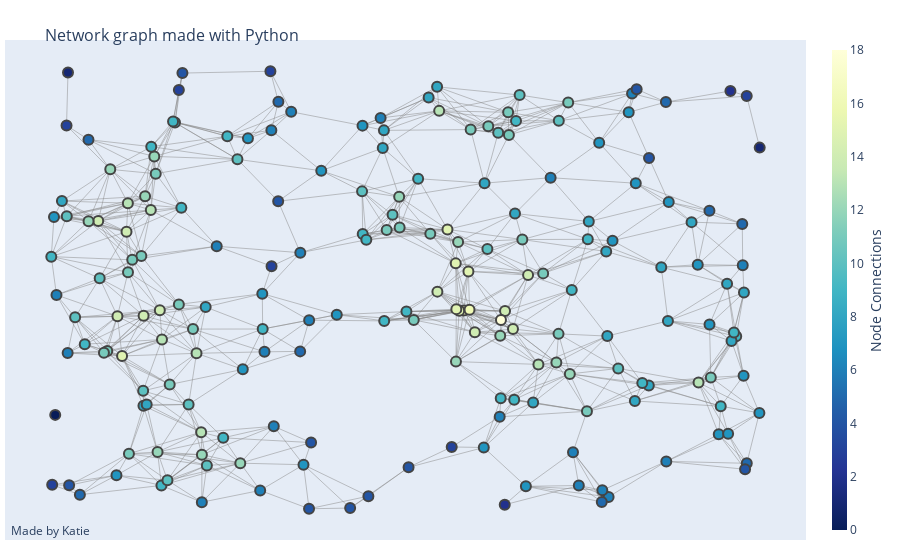

Write notebook code for a chart like this one.
### Code cell
# Create network graph
fig = go.Figure(data=[edge_trace, node_trace],
             layout=go.Layout(
                title='<br>Network graph made with Python',
                titlefont_size=16,
                showlegend=False,
                hovermode='closest',
                margin=dict(b=20,l=5,r=5,t=40),
                annotations=[
                    dict(
                    text="Made by Katie",
                    showarrow=False,
                    xref="paper", yref="paper",
                    x=0.005, y=-0.002 )
                    ],
                xaxis=dict(showgrid=False, zeroline=False, showticklabels=False),
                yaxis=dict(showgrid=False, zeroline=False, showticklabels=False))
                )
fig.show()

### Figure 1 — Plotly figure (JSON) as saved in the notebook; plotly's stock layout.template omitted (floating-point values rounded to 4 significant figures; data arrays with more than 128 entries replaced by an {"elided": "..."} marker saying what was removed)
{"data": [{"hoverinfo": "none", "line": {"color": "#888", "width": 0.5}, "mode": "lines", "type": "scatter", "x": {"elided": "2613 float values"}, "y": {"elided": "2613 float values"}}, {"hoverinfo": "text", "marker": {"color": {"elided": "200 int values"}, "colorbar": {"thickness": 15, "title": {"side": "right", "text": "Node Connections"}, "xanchor": "left"}, "colorscale": [[0, "rgb(255,255,217)"], [0.125, "rgb(237,248,177)"], [0.25, "rgb(199,233,180)"], [0.375, "rgb(127,205,187)"], [0.5, "rgb(65,182,196)"], [0.625, "rgb(29,145,192)"], [0.75, "rgb(34,94,168)"], [0.875, "rgb(37,52,148)"], [1, "rgb(8,29,88)"]], "line": {"width": 2}, "reversescale": true, "showscale": true, "size": 10}, "mode": "markers", "text": {"elided": "200 str values"}, "type": "scatter", "x": {"elided": "200 float values"}, "y": {"elided": "200 float values"}}], "layout": {"annotations": [{"showarrow": false, "text": "Made by Katie", "x": 0.005, "xref": "paper", "y": -0.002, "yref": "paper"}], "hovermode": "closest", "margin": {"b": 20, "l": 5, "r": 5, "t": 40}, "showlegend": false, "title": {"font": {"size": 16}, "text": "<br>Network graph made with Python"}, "xaxis": {"showgrid": false, "showticklabels": false, "zeroline": false}, "yaxis": {"showgrid": false, "showticklabels": false, "zeroline": false}}}
